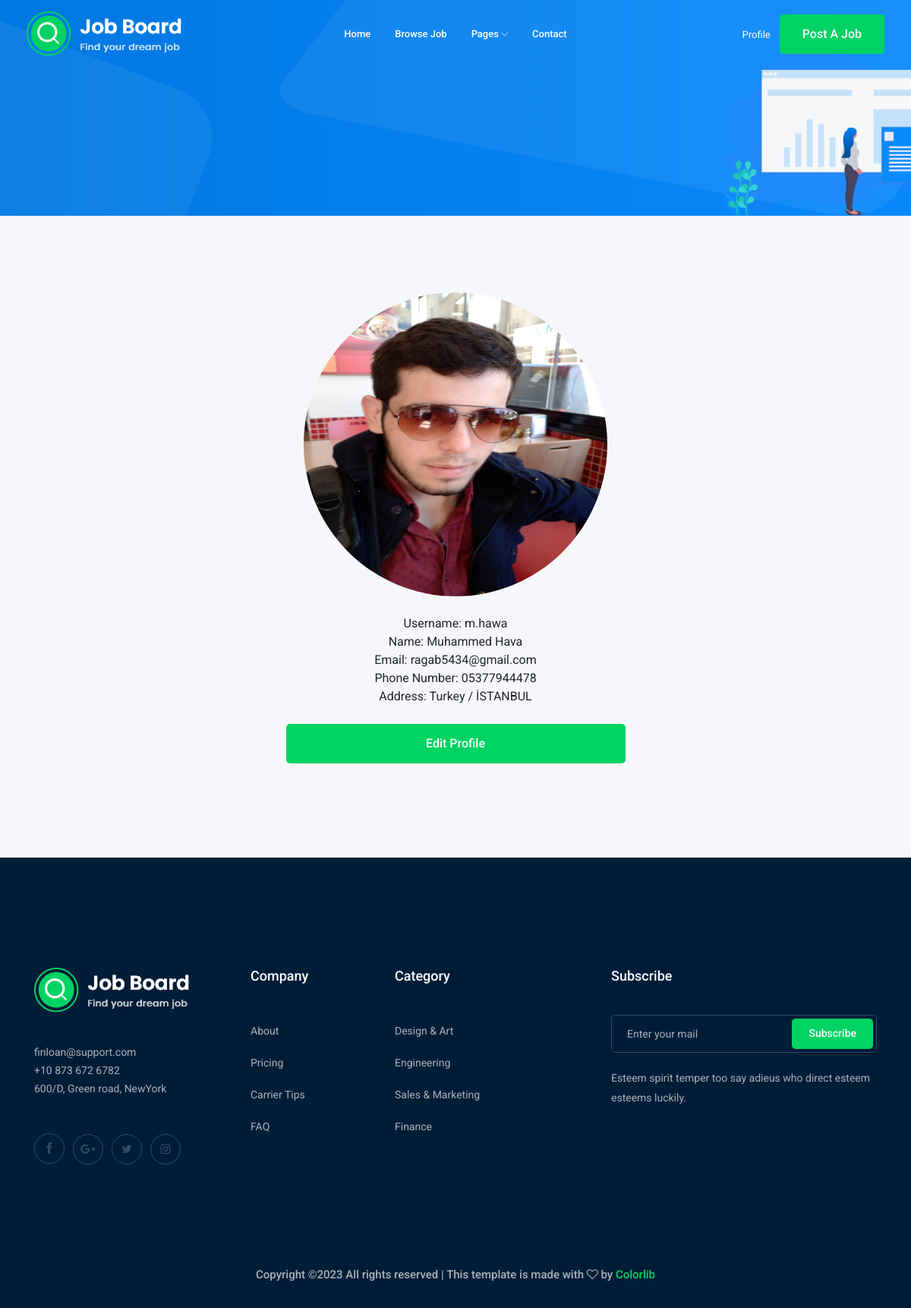
/accounts/profile/ (signed in), run on the app's committed database.
### accounts/models.py (models this page shows)
class Profile(models.Model):
    user = models.OneToOneField(User, on_delete=models.CASCADE)
    phone_number = models.CharField(max_length=15)
    city = models.ForeignKey('City', related_name="user_city", on_delete=models.SET_NULL, null=True, blank=True)
    image = models.ImageField(upload_to='profile/')
    def __str__(self):
        return str(self.user)

class City(models.Model):
    name = models.CharField(max_length=30)
    def __str__(self):
        return str(self.name)

### accounts/views.py (the view)
# urls.py: path('profile/', views.profile, name="profile"),
def profile(request):
    profile = Profile.objects.get(user=request.user)
    context = {'profile': profile}
    return render(request, 'accounts/profile.html', context)

### accounts/templates/accounts/profile.html (shortened to what this page needs)
{% extends 'base.html' %}
{% block content %}
<div class="bradcam_area bradcam_bg_1">
    <div class="container">
        <div class="row">
            <div class="col-xl-12">
            </div>
        </div>
    </div>
</div>
<div class="job_details_area">
    <div class="container">
        <div class="row justify-content-lg-center">
            <div class="col-6">
                <div class="text-center">
                    <ul>
                        <li><img src="{{profile.image.url}}" class="rounded-circle" width="400" height="400" /></li>
                    </ul>
                    <br>
                    <ul >
                        <li>Username: {{profile}}</li>
                        <li>Name: {{profile.user.first_name}} {{profile.user.last_name}}</li>
                        <li>Email: {{profile.user.email}}</li>
                        <li>Phone Number: {{profile.phone_number}}</li>
                        <li>Address: Turkey / {{profile.city}}</li>
                    </ul>
                </div>
                <div class="col-11 mx-auto p-4">
                    <a href="{% url 'accounts:edit' %}" class="boxed-btn3 w-100">Edit Profile</a>
                </div>
            </div>
        </div>
    </div>
</div>
{% endblock content %}

### data on the page
Profile: image (picture), user.username "m.hawa", user.first_name "Muhammed", user.last_name "Hava", user.email "ragab5434@gmail.com", phone_number "05377944478", city "İSTANBUL"
